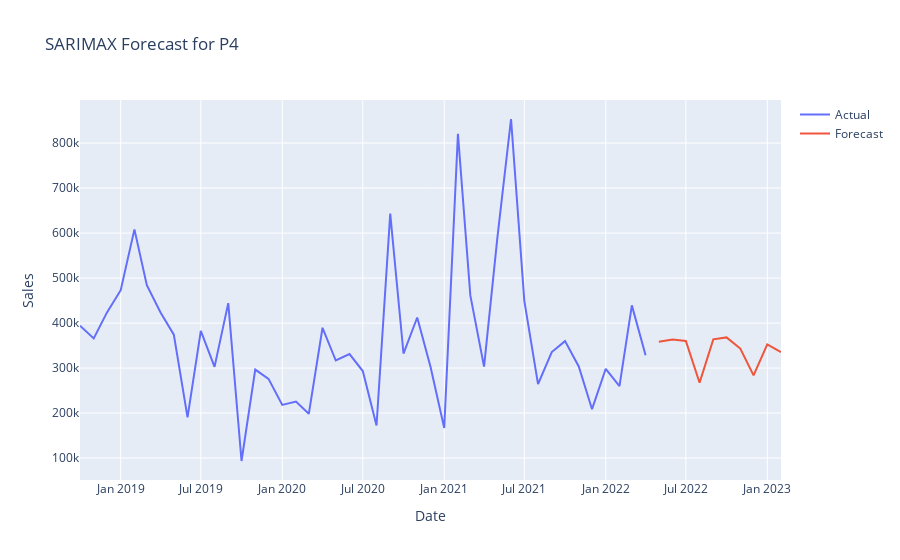

The code cell stored with this chart in its notebook:
### Code cell
predictions4 = forecast_sarimax(
    df=df_4,
    test_dataset=test_4,
    product_id='P4',
    feature_set=['PRO27380_org', 'WKLWEUR840_org', 'PRO27276_org', 'MAB_ELE_SHP380'],
    target_col='Sales',
    horizon=10,
    order=(0, 0, 0),  # Example order (p,d,q)
    seasonal_order=(1, 0, 0, 6), # Example seasonal order (P,D,Q,s)
    winsorize=False
    )
